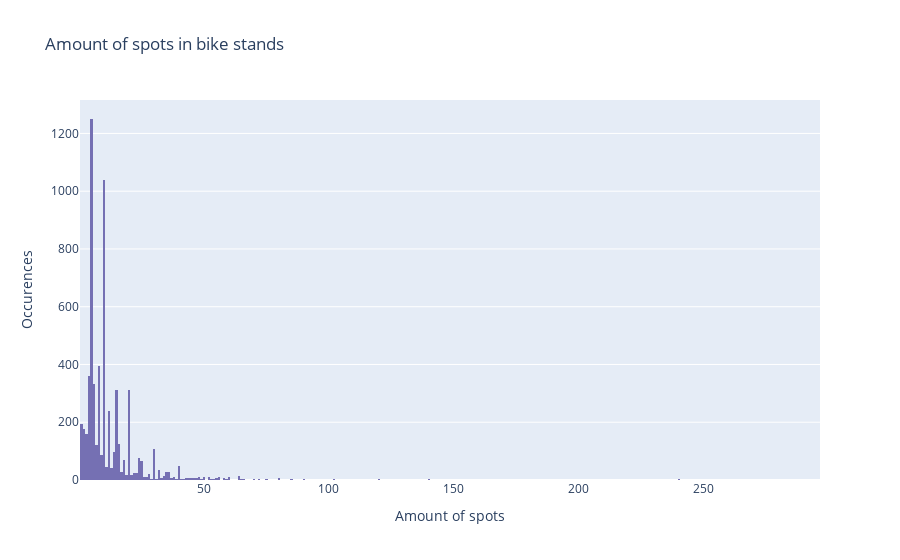

Write notebook code for a chart like this one.
### Markdown cell above
### Basic plots - The fundamental distributions of the data

### Code cell
## Amount of spots in bike stands

print("Mean: ", np.mean(df["antal_pladser"]))
print("Minimum: ", np.min(df["antal_pladser"]))
print("Maximum: ", np.max(df["antal_pladser"]))

col = px.colors.qualitative.Dark2

fig = px.histogram(df, x="antal_pladser", title="Amount of spots in bike stands", color_discrete_sequence=[col[2]])
fig.update_layout(xaxis_title="Amount of spots", yaxis_title="Occurences")  
fig.show()

### Figure 1 — Plotly figure (JSON) as saved in the notebook; plotly's stock layout.template omitted (floating-point values rounded to 4 significant figures; data arrays with more than 128 entries replaced by an {"elided": "..."} marker saying what was removed)
{"data": [{"alignmentgroup": "True", "bingroup": "x", "hovertemplate": "antal_pladser=%{x}<br>count=%{y}<extra></extra>", "legendgroup": "", "marker": {"color": "rgb(117,112,179)", "pattern": {"shape": ""}}, "name": "", "offsetgroup": "", "orientation": "v", "showlegend": false, "type": "histogram", "x": {"elided": "6142 int values"}, "xaxis": "x", "yaxis": "y"}], "layout": {"barmode": "relative", "legend": {"tracegroupgap": 0}, "title": {"text": "Amount of spots in bike stands"}, "xaxis": {"anchor": "y", "domain": [0, 1], "title": {"text": "Amount of spots"}}, "yaxis": {"anchor": "x", "domain": [0, 1], "title": {"text": "Occurences"}}}}
